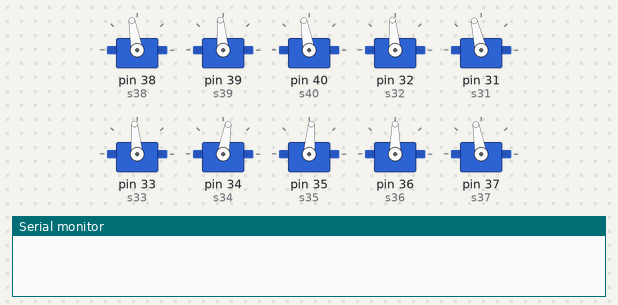
Bench run of a sketch on a simulated Arduino Mega 2560, built with avr-gcc and run on an emulated ATmega2560. Shown: 10 × servo, the last lines printed to the serial monitor.

Above: at 0.1 s.
At 7.6 s:
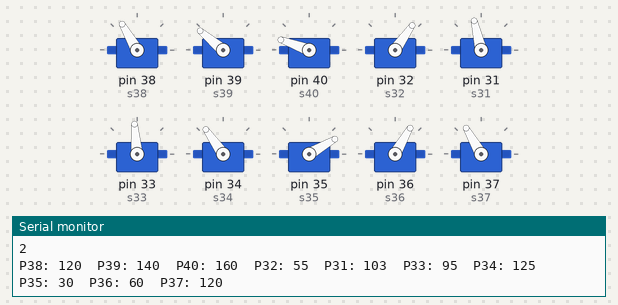
At 14.39 s:
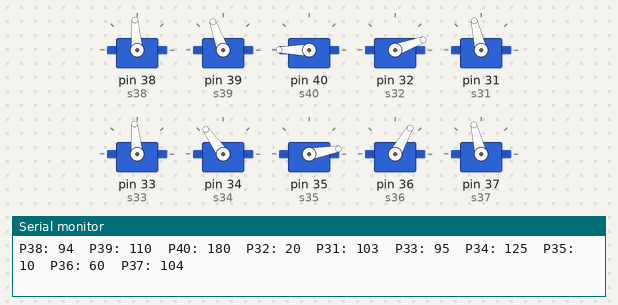
At 21.3 s:
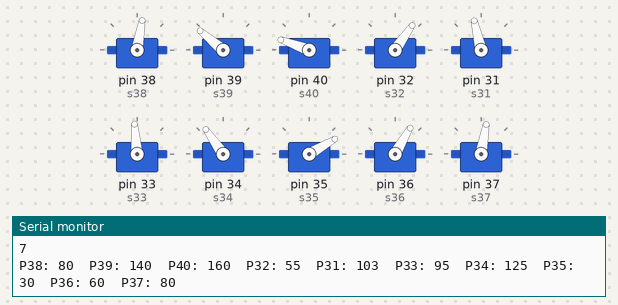
At 30.55 s:
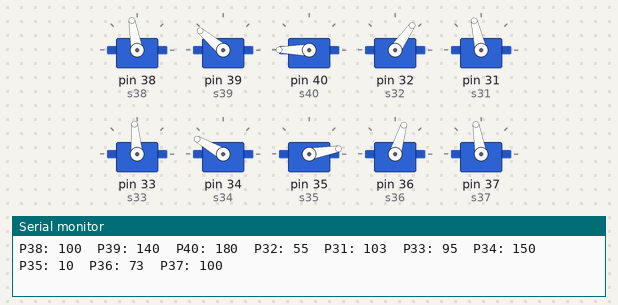
At 39.89 s:
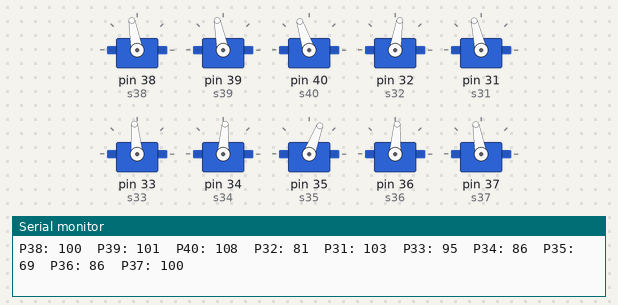
Timing chart, 0 to 40.0 s (numbered marks = the images above):
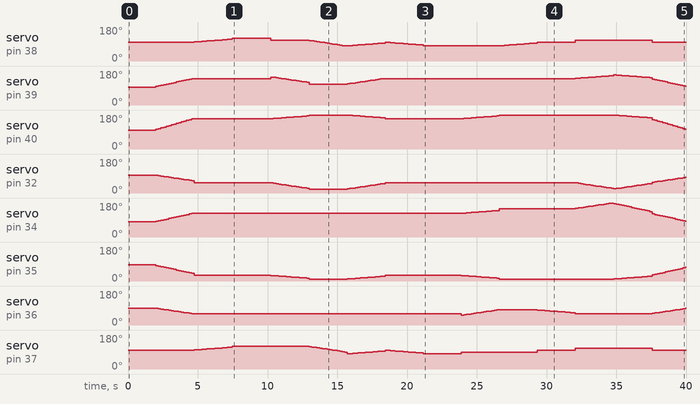

The sketch:

Execute2_2.ino
```cpp
#include <Servo.h>


Servo s38;
Servo s39;
Servo s40;
Servo s32;
Servo s31;
Servo s33;
Servo s34;
Servo s35;
Servo s36;
Servo s37;

int delayTime = 150;
boolean executable = true;
int fixCount = 15;

void setup() {

  Serial.begin(9600);

  s38.attach(38);
  s39.attach(39);
  s40.attach(40);
  s32.attach(32);
  s31.attach(31);
  s33.attach(33);
  s34.attach(34);
  s35.attach(35);
  s36.attach(36);
  s37.attach(37);

  init_servo();
  delay(2000);
}


void loop() {

  while(executable) {

    execute(   100, 95, 100, 95, 103, 95, 80, 85, 90, 100,
               100, 140, 160, 55, 103, 95, 125, 30, 60, 100 );
               Serial.println("1");
    execute(   100, 140, 160, 55, 103, 95, 125, 30, 60, 100,
               120, 140, 160, 55, 103, 95, 125, 30, 60, 120 );
               Serial.println("2");
    execute(   120, 140, 160, 55, 103, 95, 125, 30, 60, 120,
               110, 150, 160, 55, 103, 95, 125, 30, 60, 120 );
               Serial.println("3");
    execute(   110, 150, 160, 55, 103, 95, 125, 30, 60, 120,
               110, 110, 180, 20, 103, 95, 125, 10, 60, 120 );
               Serial.println("4");
    execute(   110, 110, 180, 20, 103, 95, 125, 10, 60, 120,
               80, 110, 180, 20, 103, 95, 125, 10, 60, 80 );
               Serial.println("5");
    execute(   80, 110, 180, 20, 103, 95, 125, 10, 60, 80,
               100, 140, 160, 55, 103, 95, 125, 30, 60, 100 );
               Serial.println("6");
               //INVERSA
    execute(   100, 140, 160, 55, 103, 95, 125, 30, 60, 100,
               80, 140, 160, 55, 103, 95, 125, 30, 60, 80 );
               Serial.println("7");
    execute(   80, 140, 160, 55, 103, 95, 125, 30, 60, 80,
               80, 140, 160, 55, 103, 95, 125, 30, 50, 90 );
               Serial.println("8");
    execute(   80, 140, 160, 55, 103, 95, 125, 30, 50, 90,
               80, 140, 180, 55, 103, 95, 150, 10, 80, 90 );
               Serial.println("9");
    execute(   80, 140, 180, 55, 103, 95, 150, 10, 80, 90,
               100, 140, 180, 55, 103, 95, 150, 10, 80, 100 );
               Serial.println("10");
    execute(   100, 140, 180, 55, 103, 95, 150, 10, 80, 100,
               110, 140, 180, 55, 103, 95, 150, 10, 60, 110 );
               Serial.println("11");
    execute(   110, 140, 180, 55, 103, 95, 150, 10, 60, 110,
               110, 160, 180, 20, 103, 95, 180, 10, 60, 110 );
               Serial.println("12");
    execute(   110, 160, 180, 20, 103, 95, 180, 10, 60, 110,
               100, 140, 160, 55, 103, 95, 125, 30, 60, 100 );
               Serial.println("13");
    executable = false;

    execute(   100, 140, 160, 55, 103, 95, 125, 30, 60, 100,
               100, 95, 100, 95, 103, 95, 80, 85, 90, 100 );
  }


  init_servo();

  if(!executable) {

    delay(5000);
    init_servo();

  }

}


void init_servo() {

  s38.write(100);
  s39.write(95);
  s40.write(100);
  s32.write(95);
  s31.write(103);
  s33.write(95);
  s34.write(80);
  s35.write(85);
  s36.write(90);
  s37.write(100);
}

void execute(
  int p38, int p39, int p40, int p32, int p31, int p33, int p34, int p35, int p36, int p37,
  int g38, int g39, int g40, int g32, int g31, int g33, int g34, int g35, int g36, int g37
) {

  int r38 = (p38 - g38) / fixCount,
      r39 = (p39 - g39) / fixCount,
      r40 = (p40 - g40) / fixCount,
      r32 = (p32 - g32) / fixCount,
      r31 = (p31 - g31) / fixCount,
      r33 = (p33 - g33) / fixCount,
      r34 = (p34 - g34) / fixCount,
      r35 = (p35 - g35) / fixCount,
      r36 = (p36 - g36) / fixCount,
      r37 = (p37 - g37) / fixCount;

  for(int i = 0; i < fixCount; i++) {

    p38 -= r38;
    p39 -= r39;
    p40 -= r40;
    p32 -= r32;
    p31 -= r31;
    p33 -= r33;
    p34 -= r34;
    p35 -= r35;
    p36 -= r36;
    p37 -= r37;

    s38.write(p38);
    s39.write(p39);
    s40.write(p40);
    s32.write(p32);
    s31.write(p31);
    s33.write(p33);
    s34.write(p34);
    s35.write(p35);
    s36.write(p36);
    s37.write(p37);

    Serial.print("P38: ");
    Serial.print(p38);
    Serial.print("  P39: ");
    Serial.print(p39);
    Serial.print("  P40: ");
    Serial.print(p40);
    Serial.print("  P32: ");
    Serial.print(p32);
    Serial.print("  P31: ");
    Serial.print(p31);
    Serial.print("  P33: ");
    Serial.print(p33);
    Serial.print("  P34: ");
    Serial.print(p34);
    Serial.print("  P35: ");
    Serial.print(p35);
    Serial.print("  P36: ");
    Serial.print(p36);
    Serial.print("  P37: ");
    Serial.println(p37);

    delay(delayTime);
  }
  Serial.println("\n");
}
```

Measured:
- by itself, servo on pin 38 (s38): 100° → 101° at 4.7 s, → 102° 0.19 s later, → 103° 0.18 s later, → 104° 0.18 s later, … (81 changes in this stretch)
- by itself, servo on pin 39 (s39): 95° → 98° at 2.0 s, → 101° 0.18 s later, → 104° 0.18 s later, → 107° 0.18 s later, … (90 changes in this stretch)
- by itself, servo on pin 32 (s32): 95° → 93° at 2.0 s, → 91° 0.18 s later, → 89° 0.18 s later, → 87° 0.18 s later, … (92 changes in this stretch)
- by itself, servo on pin 34 (s34): rises from 80° to 180° in 32.6 s, then falls to 83° in 5.3 s
- by itself, servo on pin 35 (s35): 85° → 82° at 2.0 s, → 79° 0.18 s later, → 76° 0.18 s later, → 73° 0.18 s later, … (93 changes in this stretch)
- by itself, servo on pin 36 (s36): 90° → 88° at 2.0 s, → 86° 0.18 s later, → 84° 0.18 s later, → 82° 0.18 s later, … (60 changes in this stretch)
- by itself, servo on pin 37 (s37): 100° → 101° at 4.7 s, → 102° 0.19 s later, → 103° 0.18 s later, → 104° 0.18 s later, … (66 changes in this stretch)
